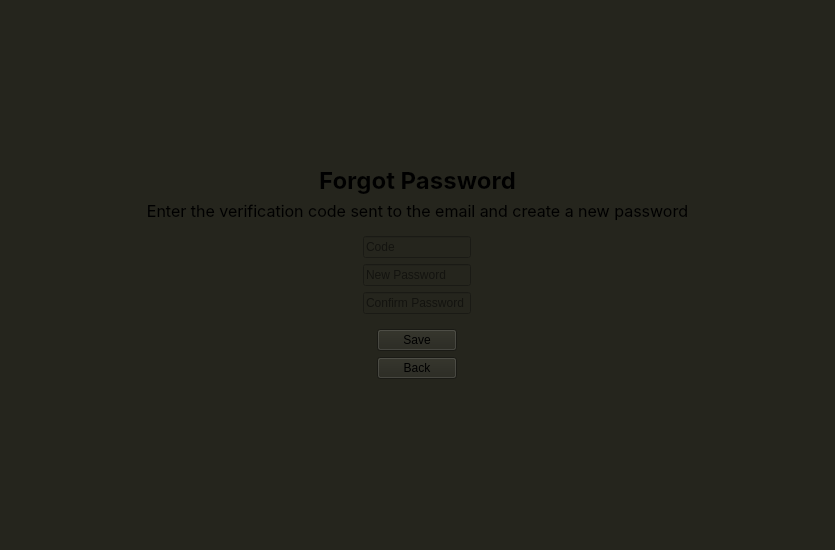
<?xml version="1.0" encoding="UTF-8"?>
<ui version="4.0">
 <class>EnterCodeNewPass</class>
 <widget class="QWidget" name="EnterCodeNewPass">
  <property name="geometry">
   <rect>
    <x>0</x>
    <y>0</y>
    <width>835</width>
    <height>550</height>
   </rect>
  </property>
  <property name="windowTitle">
   <string>Form</string>
  </property>
  <property name="styleSheet">
   <string notr="true">QWidget{background-color: rgb(37, 37, 29);}
QFrame{border: none;}</string>
  </property>
  <layout class="QVBoxLayout" name="verticalLayout">
   <item alignment="Qt::AlignmentFlag::AlignBottom">
    <widget class="QFrame" name="frame">
     <property name="frameShape">
      <enum>QFrame::Shape::StyledPanel</enum>
     </property>
     <property name="frameShadow">
      <enum>QFrame::Shadow::Raised</enum>
     </property>
     <layout class="QVBoxLayout" name="verticalLayout_2">
      <property name="bottomMargin">
       <number>9</number>
      </property>
      <item alignment="Qt::AlignmentFlag::AlignHCenter|Qt::AlignmentFlag::AlignBottom">
       <widget class="QLabel" name="label">
        <property name="sizePolicy">
         <sizepolicy hsizetype="Preferred" vsizetype="Maximum">
          <horstretch>0</horstretch>
          <verstretch>0</verstretch>
         </sizepolicy>
        </property>
        <property name="font">
         <font>
          <family>Inter</family>
          <pointsize>18</pointsize>
          <bold>true</bold>
         </font>
        </property>
        <property name="text">
         <string>Forgot Password</string>
        </property>
        <property name="alignment">
         <set>Qt::AlignmentFlag::AlignBottom|Qt::AlignmentFlag::AlignHCenter</set>
        </property>
       </widget>
      </item>
      <item>
       <widget class="QLabel" name="label_2">
        <property name="sizePolicy">
         <sizepolicy hsizetype="Preferred" vsizetype="Maximum">
          <horstretch>0</horstretch>
          <verstretch>0</verstretch>
         </sizepolicy>
        </property>
        <property name="font">
         <font>
          <family>Inter</family>
          <pointsize>12</pointsize>
          <bold>false</bold>
         </font>
        </property>
        <property name="text">
         <string>Enter the verification code sent to the email and create a new password</string>
        </property>
        <property name="alignment">
         <set>Qt::AlignmentFlag::AlignBottom|Qt::AlignmentFlag::AlignHCenter</set>
        </property>
       </widget>
      </item>
     </layout>
    </widget>
   </item>
   <item alignment="Qt::AlignmentFlag::AlignHCenter">
    <widget class="QLineEdit" name="codeInputLineEdit">
     <property name="placeholderText">
      <string>Code</string>
     </property>
    </widget>
   </item>
   <item alignment="Qt::AlignmentFlag::AlignHCenter">
    <widget class="QLineEdit" name="newPassLineEdit">
     <property name="echoMode">
      <enum>QLineEdit::EchoMode::Password</enum>
     </property>
     <property name="placeholderText">
      <string>New Password</string>
     </property>
    </widget>
   </item>
   <item alignment="Qt::AlignmentFlag::AlignHCenter">
    <widget class="QLineEdit" name="confirmPassLineEdit">
     <property name="echoMode">
      <enum>QLineEdit::EchoMode::Password</enum>
     </property>
     <property name="placeholderText">
      <string>Confirm Password</string>
     </property>
    </widget>
   </item>
   <item alignment="Qt::AlignmentFlag::AlignTop">
    <widget class="QFrame" name="frame_2">
     <property name="frameShape">
      <enum>QFrame::Shape::StyledPanel</enum>
     </property>
     <property name="frameShadow">
      <enum>QFrame::Shadow::Raised</enum>
     </property>
     <layout class="QVBoxLayout" name="verticalLayout_3">
      <property name="topMargin">
       <number>9</number>
      </property>
      <item alignment="Qt::AlignmentFlag::AlignHCenter">
       <widget class="QPushButton" name="saveBtn">
        <property name="text">
         <string>Save</string>
        </property>
       </widget>
      </item>
      <item alignment="Qt::AlignmentFlag::AlignHCenter">
       <widget class="QPushButton" name="backBtn">
        <property name="text">
         <string>Back</string>
        </property>
       </widget>
      </item>
     </layout>
    </widget>
   </item>
  </layout>
 </widget>
 <resources/>
 <connections/>
</ui>
